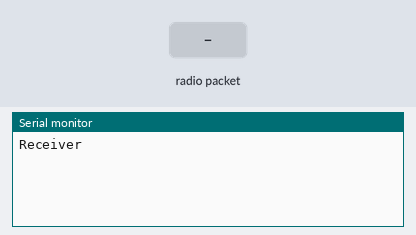
A sketch run on a simulated Arduino Uno, built with avr-gcc and run on an emulated ATmega328P. On the bench: the last lines printed to the serial monitor. The inputs (shaded band) are chosen by the test bench. No radio packets arrive unless stated.

Above: at 2.2 s.
2.3 s: radio packet "1" arrives
At 2.9 s:
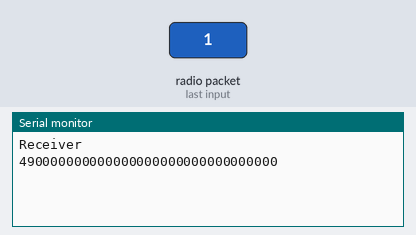
3.8 s: radio packet "0" arrives
At 5.0 s:
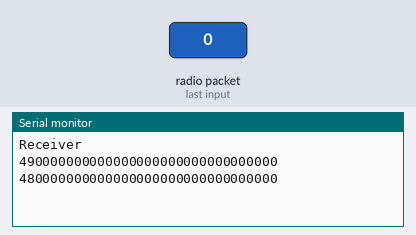
5.3 s: radio packet "2" arrives
At 6.4 s:
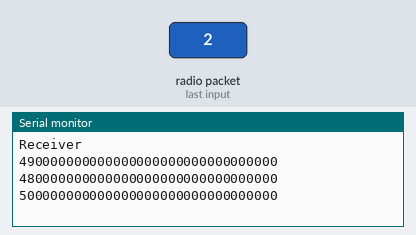

Measured:
- after the input at 2.3 s, the serial monitor: prints a new line at once (image 1)
- after the input at 3.8 s, the serial monitor: prints a new line at once (image 2)
- after the input at 5.3 s, the serial monitor: prints a new line at once (image 3)

The sketch:

LampControlReceiverTest.ino
```cpp
#include <SPI.h>
#include <nRF24L01.h>
#include "printf.h"
#include <RF24.h>

RF24 radio (10, 9);

#define PLOAD_WIDTH  32  // 32 unsigned chars TX payload

unsigned char rx_buf[PLOAD_WIDTH] = {0};
const unsigned char ADDRESS1[5]  = {0xb1, 0x41, 0x29, 0x75, 0x93};
const unsigned char ADDRESS0[5]  = {0xb0, 0x41, 0x29, 0x75, 0x93};

void setup() {
  Serial.begin(115200);
  radio.begin();
  printf_begin();
  radio.setDataRate(RF24_2MBPS);
  radio.enableDynamicPayloads();
  radio.setAutoAck(false);  //  turn off acknowledgements
  radio.setRetries(1, 15);
  radio.setChannel(50);
  radio.setPALevel(RF24_PA_MAX);
  radio.openReadingPipe(0, ADDRESS0);
  radio.openReadingPipe(1, ADDRESS1);
  radio.startListening();
  radio.printDetails();
  Serial.println("Receiver");
  delay(1000);
}

void loop() {
  //  read_and_reply(0, rx_buf);
  read_and_reply(1, rx_buf);
  //  read_if_avail(rx_buf);
}

void read_if_avail(uint8_t* buf) {
  if (radio.available()) {
    if (radio.getDynamicPayloadSize() < 1) {
      return;
    }
    read_and_flush(buf);
    print_buffer(buf, 32);
  }
}

void read_and_reply(uint8_t pipe_num, uint8_t* buf) {
  if (radio.available()) {
    if (radio.getDynamicPayloadSize() < 1) return;
    read_and_flush(buf);
    print_buffer(buf, PLOAD_WIDTH); // Needed if you are using relay
    buf[0] |= 1 << 7;
    switch (pipe_num) {
      case 0: broadcast(buf, ADDRESS0); break;
      case 1: broadcast(buf, ADDRESS1); break;
    }
  }
}

void read_and_flush(uint8_t* buf) {
  radio.read(buf, PLOAD_WIDTH);
  radio.flush_rx();
}

void broadcast(uint8_t* buf, unsigned char* address) {
  radio.stopListening();
  radio.openWritingPipe(address); // No need to close, just change the address. Only 1 address can be written to at the same time.
  radio.startWrite(buf, PLOAD_WIDTH, true);
  //  Serial.println(F("Wrote liao"));
  radio.txStandBy();
  radio.startListening();
}

void print_buffer(uint8_t* buf, uint8_t len) {
  for (int i = 0; i < len; i++) Serial.print(buf[i]);
  Serial.println();
}
```
